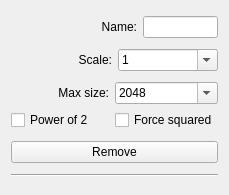
<?xml version="1.0" encoding="UTF-8"?>
<ui version="4.0">
 <class>ScalingVariantWidget</class>
 <widget class="QWidget" name="ScalingVariantWidget">
  <property name="geometry">
   <rect>
    <x>0</x>
    <y>0</y>
    <width>229</width>
    <height>195</height>
   </rect>
  </property>
  <property name="windowTitle">
   <string>Form</string>
  </property>
  <layout class="QVBoxLayout" name="verticalLayout">
   <item>
    <layout class="QHBoxLayout" name="horizontalLayout">
     <item>
      <widget class="QLabel" name="label">
       <property name="sizePolicy">
        <sizepolicy hsizetype="Preferred" vsizetype="Preferred">
         <horstretch>0</horstretch>
         <verstretch>0</verstretch>
        </sizepolicy>
       </property>
       <property name="text">
        <string>Name:</string>
       </property>
       <property name="alignment">
        <set>Qt::AlignRight|Qt::AlignTrailing|Qt::AlignVCenter</set>
       </property>
      </widget>
     </item>
     <item>
      <widget class="QLineEdit" name="nameLineEdit">
       <property name="sizePolicy">
        <sizepolicy hsizetype="Preferred" vsizetype="Fixed">
         <horstretch>0</horstretch>
         <verstretch>0</verstretch>
        </sizepolicy>
       </property>
       <property name="minimumSize">
        <size>
         <width>0</width>
         <height>0</height>
        </size>
       </property>
       <property name="maximumSize">
        <size>
         <width>75</width>
         <height>16777215</height>
        </size>
       </property>
      </widget>
     </item>
    </layout>
   </item>
   <item>
    <layout class="QHBoxLayout" name="horizontalLayout_1">
     <item>
      <widget class="QLabel" name="label_1">
       <property name="sizePolicy">
        <sizepolicy hsizetype="Preferred" vsizetype="Preferred">
         <horstretch>0</horstretch>
         <verstretch>0</verstretch>
        </sizepolicy>
       </property>
       <property name="text">
        <string>Scale:</string>
       </property>
       <property name="alignment">
        <set>Qt::AlignRight|Qt::AlignTrailing|Qt::AlignVCenter</set>
       </property>
      </widget>
     </item>
     <item>
      <widget class="QComboBox" name="scaleComboBox">
       <property name="editable">
        <bool>true</bool>
       </property>
       <item>
        <property name="text">
         <string>1</string>
        </property>
       </item>
       <item>
        <property name="text">
         <string>0.5</string>
        </property>
       </item>
       <item>
        <property name="text">
         <string>0.25</string>
        </property>
       </item>
      </widget>
     </item>
    </layout>
   </item>
   <item>
    <layout class="QGridLayout" name="gridLayout">
     <item row="0" column="1">
      <widget class="QComboBox" name="maxTextureSizeComboBox">
       <property name="toolTip">
        <string>&lt;html&gt;&lt;head/&gt;&lt;body&gt;&lt;p&gt;&lt;span style=&quot; font-size:18pt; font-weight:600;&quot;&gt;Max size&lt;/span&gt;&lt;/p&gt;&lt;p&gt;Sets the maximum size for the texture, default is 8192.&lt;/p&gt;&lt;/body&gt;&lt;/html&gt;</string>
       </property>
       <property name="editable">
        <bool>true</bool>
       </property>
       <property name="currentIndex">
        <number>6</number>
       </property>
       <item>
        <property name="text">
         <string>32</string>
        </property>
       </item>
       <item>
        <property name="text">
         <string>64</string>
        </property>
       </item>
       <item>
        <property name="text">
         <string>128</string>
        </property>
       </item>
       <item>
        <property name="text">
         <string>256</string>
        </property>
       </item>
       <item>
        <property name="text">
         <string>512</string>
        </property>
       </item>
       <item>
        <property name="text">
         <string>1024</string>
        </property>
       </item>
       <item>
        <property name="text">
         <string>2048</string>
        </property>
       </item>
       <item>
        <property name="text">
         <string>4096</string>
        </property>
       </item>
       <item>
        <property name="text">
         <string>8192</string>
        </property>
       </item>
      </widget>
     </item>
     <item row="0" column="0">
      <widget class="QLabel" name="label_2">
       <property name="sizePolicy">
        <sizepolicy hsizetype="Preferred" vsizetype="Preferred">
         <horstretch>0</horstretch>
         <verstretch>0</verstretch>
        </sizepolicy>
       </property>
       <property name="text">
        <string>Max size:</string>
       </property>
       <property name="alignment">
        <set>Qt::AlignRight|Qt::AlignTrailing|Qt::AlignVCenter</set>
       </property>
      </widget>
     </item>
     <item row="1" column="0">
      <widget class="QCheckBox" name="pow2CheckBox">
       <property name="text">
        <string>Power of 2</string>
       </property>
      </widget>
     </item>
     <item row="1" column="1">
      <widget class="QCheckBox" name="forceSquaredCheckBox">
       <property name="text">
        <string>Force squared</string>
       </property>
      </widget>
     </item>
    </layout>
   </item>
   <item>
    <widget class="QPushButton" name="removePushButton">
     <property name="text">
      <string>Remove</string>
     </property>
     <property name="icon">
      <iconset resource="resources.qrc">
       <normaloff>:/res/standardbutton-delete-128.png</normaloff>:/res/standardbutton-delete-128.png</iconset>
     </property>
    </widget>
   </item>
   <item>
    <widget class="Line" name="line">
     <property name="orientation">
      <enum>Qt::Horizontal</enum>
     </property>
    </widget>
   </item>
  </layout>
 </widget>
 <resources>
  <include location="resources.qrc"/>
 </resources>
 <connections/>
</ui>
